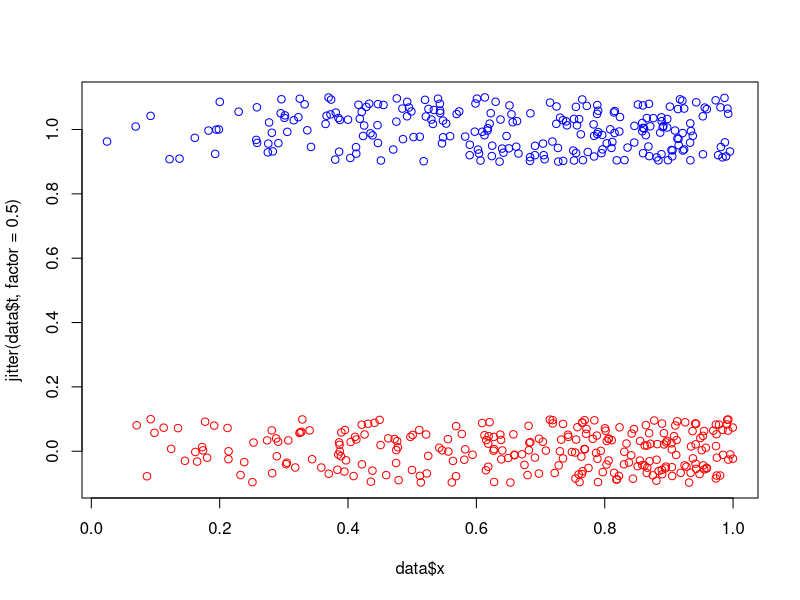
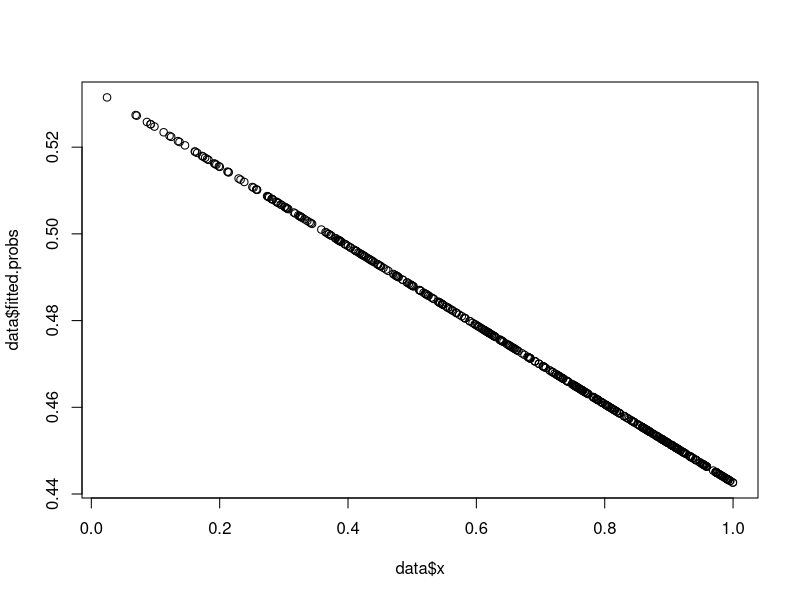

These charts were generated, in order, by the following R code: (Note: this script raises an error after producing the figures.)
## ---- chunk 1
setwd('~/Box Sync/abarciausksas/myfiles/Statistical Modelling and Inference/week4')
data <- read.delim('binary_regression.txt', sep = ' ')

# Visually, they seem uncorrelated
data$tfact <- as.factor(data$t)
plot(data$x, jitter(data$t, factor = 0.5), col = c("red", "blue")[data$tfact])
model <- glm(formula = data$t ~ data$x, family=binomial(link="logit"))
# Not statiscally significant, which matches the visual intuition
summary(model)

intercept <- coefficients(model)[[1]]
p1 <- coefficients(model)[[2]]

library(boot)
inv.logit(intercept + p1*mean(data$x))
# 0.4739566 -> at the mean value of x the prob of t = 1 is 0.48

data$fitted.probs <- inv.logit(intercept + p1*data$x)
plot(data$x, data$fitted.probs)
# A straight line of points indicating probabilities from 0.44 to 0.52
# > summary(data$fitted.probs)
#   Min. 1st Qu.  Median    Mean 3rd Qu.    Max. 
# 0.4426  0.4548  0.4694  0.4740  0.4909  0.5315 
# There are more observations at higher values of x - is this having some impact on the linear distribution of the inv.logit function?
## ---- chunk 2
setwd('~/Box Sync/abarciausksas/myfiles/Statistical Modelling and Inference/week4')
data <- read.delim('labelled_suspicious.txt', sep = ' ')

phi1model <- glm(formula = data$t ~ data$phi1, family=binomial(link="logit"))
phi2model <- glm(formula = data$t ~ data$phi2, family=binomial(link="logit"))
phimodel <- glm(formula = data$phi1 ~ data$phi2, family=binomial(link="logit"))

summary(phi1model)
summary(phi2model)
summary(phimodel)
plot(data$phi1, data$phi2, ylim = c(-1,2), xlim = c(-1,2))

# This analysis shows evidence that phi1 and phi2 are highly correlated (phi1 is 0.5 of phi2)
